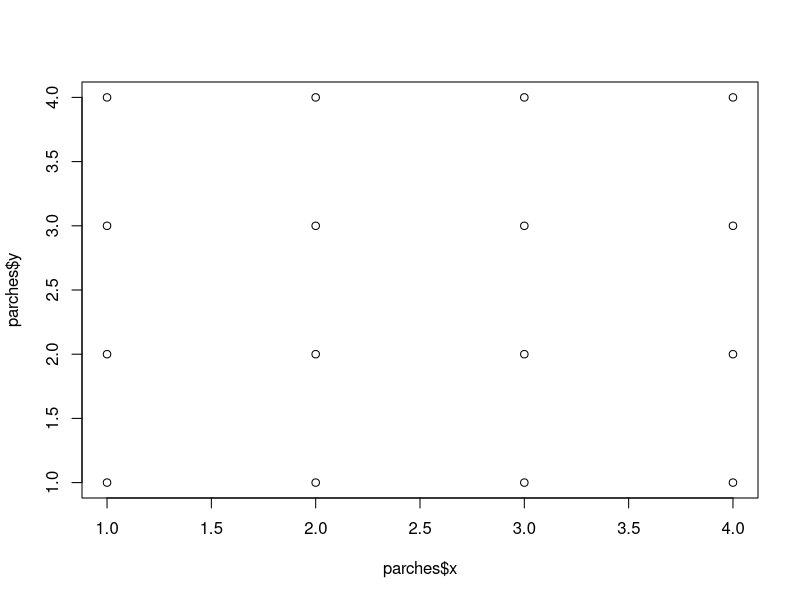

Reproduce this figure in R.
## ---- chunk 1
knitr::opts_chunk$set(dev = 'pdf')
## ---- chunk 2
parches <- expand.grid(x = 1:4, y = 1:4)
plot(parches$x, parches$y)
